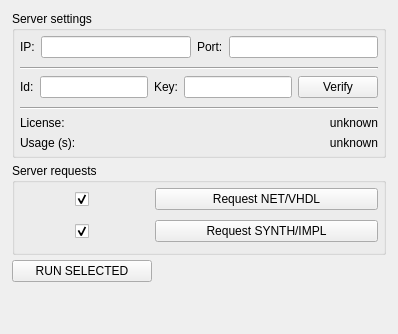
         <widget class="QWidget" name="tab_server">
          <property name="autoFillBackground">
           <bool>false</bool>
          </property>
          <attribute name="title">
           <string>SERVER</string>
          </attribute>
          <layout class="QVBoxLayout" name="verticalLayout">
           <property name="spacing">
            <number>5</number>
           </property>
           <property name="leftMargin">
            <number>12</number>
           </property>
           <property name="rightMargin">
            <number>12</number>
           </property>
           <property name="bottomMargin">
            <number>12</number>
           </property>
           <item>
            <widget class="QGroupBox" name="groupBox_9">
             <property name="title">
              <string>Server settings</string>
             </property>
             <layout class="QVBoxLayout" name="verticalLayout_11">
              <property name="spacing">
               <number>6</number>
              </property>
              <property name="leftMargin">
               <number>5</number>
              </property>
              <property name="topMargin">
               <number>5</number>
              </property>
              <property name="rightMargin">
               <number>5</number>
              </property>
              <property name="bottomMargin">
               <number>5</number>
              </property>
              <item>
               <widget class="QFrame" name="frame_8">
                <property name="frameShape">
                 <enum>QFrame::NoFrame</enum>
                </property>
                <property name="frameShadow">
                 <enum>QFrame::Raised</enum>
                </property>
                <layout class="QHBoxLayout" name="horizontalLayout_9">
                 <property name="leftMargin">
                  <number>0</number>
                 </property>
                 <property name="topMargin">
                  <number>0</number>
                 </property>
                 <property name="rightMargin">
                  <number>0</number>
                 </property>
                 <property name="bottomMargin">
                  <number>3</number>
                 </property>
                 <item>
                  <widget class="QLabel" name="label_5">
                   <property name="text">
                    <string>IP:</string>
                   </property>
                  </widget>
                 </item>
                 <item>
                  <widget class="QLineEdit" name="lineEdit_serverIP">
                   <property name="text">
                    <string/>
                   </property>
                  </widget>
                 </item>
                 <item>
                  <widget class="QLabel" name="label_6">
                   <property name="text">
                    <string>Port:</string>
                   </property>
                  </widget>
                 </item>
                 <item>
                  <widget class="QLineEdit" name="lineEdit_serverPort">
                   <property name="text">
                    <string/>
                   </property>
                  </widget>
                 </item>
                </layout>
               </widget>
              </item>
              <item>
               <widget class="Line" name="line_2">
                <property name="orientation">
                 <enum>Qt::Horizontal</enum>
                </property>
               </widget>
              </item>
              <item>
               <widget class="QFrame" name="frame_10">
                <property name="frameShape">
                 <enum>QFrame::NoFrame</enum>
                </property>
                <property name="frameShadow">
                 <enum>QFrame::Raised</enum>
                </property>
                <layout class="QHBoxLayout" name="horizontalLayout_10">
                 <property name="leftMargin">
                  <number>0</number>
                 </property>
                 <property name="topMargin">
                  <number>0</number>
                 </property>
                 <property name="rightMargin">
                  <number>0</number>
                 </property>
                 <property name="bottomMargin">
                  <number>3</number>
                 </property>
                 <item>
                  <widget class="QLabel" name="label_7">
                   <property name="text">
                    <string>Id:</string>
                   </property>
                  </widget>
                 </item>
                 <item>
                  <widget class="QLineEdit" name="lineEdit_workspaceId">
                   <property name="text">
                    <string/>
                   </property>
                  </widget>
                 </item>
                 <item>
                  <widget class="QLabel" name="label_8">
                   <property name="text">
                    <string>Key:</string>
                   </property>
                  </widget>
                 </item>
                 <item>
                  <widget class="QLineEdit" name="lineEdit_workspaceKey">
                   <property name="text">
                    <string/>
                   </property>
                   <property name="echoMode">
                    <enum>QLineEdit::Password</enum>
                   </property>
                  </widget>
                 </item>
                 <item>
                  <widget class="QPushButton" name="pushButton_serverVerify">
                   <property name="text">
                    <string>Verify</string>
                   </property>
                  </widget>
                 </item>
                </layout>
               </widget>
              </item>
              <item>
               <widget class="Line" name="line">
                <property name="orientation">
                 <enum>Qt::Horizontal</enum>
                </property>
               </widget>
              </item>
              <item>
               <widget class="QFrame" name="frame_7">
                <property name="frameShape">
                 <enum>QFrame::NoFrame</enum>
                </property>
                <property name="frameShadow">
                 <enum>QFrame::Raised</enum>
                </property>
                <layout class="QHBoxLayout" name="horizontalLayout_2">
                 <property name="leftMargin">
                  <number>0</number>
                 </property>
                 <property name="topMargin">
                  <number>0</number>
                 </property>
                 <property name="rightMargin">
                  <number>0</number>
                 </property>
                 <property name="bottomMargin">
                  <number>0</number>
                 </property>
                 <item>
                  <widget class="QLabel" name="label_11">
                   <property name="text">
                    <string>License:  </string>
                   </property>
                  </widget>
                 </item>
                 <item>
                  <widget class="QLabel" name="label_license">
                   <property name="text">
                    <string>unknown</string>
                   </property>
                   <property name="alignment">
                    <set>Qt::AlignRight|Qt::AlignTrailing|Qt::AlignVCenter</set>
                   </property>
                  </widget>
                 </item>
                </layout>
               </widget>
              </item>
              <item>
               <widget class="QFrame" name="frame_2">
                <property name="frameShape">
                 <enum>QFrame::NoFrame</enum>
                </property>
                <property name="frameShadow">
                 <enum>QFrame::Raised</enum>
                </property>
                <layout class="QHBoxLayout" name="horizontalLayout_11">
                 <property name="leftMargin">
                  <number>0</number>
                 </property>
                 <property name="topMargin">
                  <number>0</number>
                 </property>
                 <property name="rightMargin">
                  <number>0</number>
                 </property>
                 <property name="bottomMargin">
                  <number>0</number>
                 </property>
                 <item>
                  <widget class="QLabel" name="label_4">
                   <property name="text">
                    <string>Usage (s):  </string>
                   </property>
                   <property name="alignment">
                    <set>Qt::AlignLeading|Qt::AlignLeft|Qt::AlignVCenter</set>
                   </property>
                  </widget>
                 </item>
                 <item>
                  <widget class="QLabel" name="label_usage">
                   <property name="text">
                    <string>unknown</string>
                   </property>
                   <property name="alignment">
                    <set>Qt::AlignRight|Qt::AlignTrailing|Qt::AlignVCenter</set>
                   </property>
                  </widget>
                 </item>
                </layout>
               </widget>
              </item>
             </layout>
            </widget>
           </item>
           <item>
            <widget class="QGroupBox" name="groupBox_10">
             <property name="sizePolicy">
              <sizepolicy hsizetype="Preferred" vsizetype="Fixed">
               <horstretch>0</horstretch>
               <verstretch>0</verstretch>
              </sizepolicy>
             </property>
             <property name="autoFillBackground">
              <bool>false</bool>
             </property>
             <property name="title">
              <string>Server requests</string>
             </property>
             <layout class="QVBoxLayout" name="verticalLayout_13">
              <property name="spacing">
               <number>5</number>
              </property>
              <property name="leftMargin">
               <number>0</number>
              </property>
              <property name="topMargin">
               <number>5</number>
              </property>
              <property name="rightMargin">
               <number>5</number>
              </property>
              <property name="bottomMargin">
               <number>5</number>
              </property>
              <item>
               <widget class="QFrame" name="frame_14">
                <property name="frameShape">
                 <enum>QFrame::NoFrame</enum>
                </property>
                <property name="frameShadow">
                 <enum>QFrame::Raised</enum>
                </property>
                <layout class="QHBoxLayout" name="horizontalLayout_15">
                 <property name="spacing">
                  <number>0</number>
                 </property>
                 <property name="leftMargin">
                  <number>0</number>
                 </property>
                 <property name="topMargin">
                  <number>0</number>
                 </property>
                 <property name="rightMargin">
                  <number>0</number>
                 </property>
                 <property name="bottomMargin">
                  <number>0</number>
                 </property>
                 <item>
                  <widget class="QFrame" name="frame_22">
                   <property name="maximumSize">
                    <size>
                     <width>140</width>
                     <height>16777215</height>
                    </size>
                   </property>
                   <property name="frameShape">
                    <enum>QFrame::NoFrame</enum>
                   </property>
                   <property name="frameShadow">
                    <enum>QFrame::Raised</enum>
                   </property>
                   <layout class="QHBoxLayout" name="horizontalLayout_23">
                    <property name="leftMargin">
                     <number>0</number>
                    </property>
                    <property name="topMargin">
                     <number>0</number>
                    </property>
                    <property name="rightMargin">
                     <number>0</number>
                    </property>
                    <property name="bottomMargin">
                     <number>0</number>
                    </property>
                    <item>
                     <widget class="QCheckBox" name="checkBox_requestNetVhdl">
                      <property name="sizePolicy">
                       <sizepolicy hsizetype="Minimum" vsizetype="Expanding">
                        <horstretch>0</horstretch>
                        <verstretch>0</verstretch>
                       </sizepolicy>
                      </property>
                      <property name="maximumSize">
                       <size>
                        <width>20</width>
                        <height>16777215</height>
                       </size>
                      </property>
                      <property name="text">
                       <string/>
                      </property>
                      <property name="checked">
                       <bool>true</bool>
                      </property>
                     </widget>
                    </item>
                   </layout>
                  </widget>
                 </item>
                 <item>
                  <widget class="QPushButton" name="pushButton_requestNetVhdl">
                   <property name="text">
                    <string>Request NET/VHDL</string>
                   </property>
                  </widget>
                 </item>
                </layout>
               </widget>
              </item>
              <item>
               <widget class="QFrame" name="frame_11">
                <property name="frameShape">
                 <enum>QFrame::NoFrame</enum>
                </property>
                <property name="frameShadow">
                 <enum>QFrame::Raised</enum>
                </property>
                <layout class="QHBoxLayout" name="horizontalLayout_12">
                 <property name="spacing">
                  <number>0</number>
                 </property>
                 <property name="leftMargin">
                  <number>0</number>
                 </property>
                 <property name="topMargin">
                  <number>5</number>
                 </property>
                 <property name="rightMargin">
                  <number>0</number>
                 </property>
                 <property name="bottomMargin">
                  <number>5</number>
                 </property>
                 <item>
                  <widget class="QFrame" name="frame_21">
                   <property name="maximumSize">
                    <size>
                     <width>140</width>
                     <height>16777215</height>
                    </size>
                   </property>
                   <property name="frameShape">
                    <enum>QFrame::NoFrame</enum>
                   </property>
                   <property name="frameShadow">
                    <enum>QFrame::Raised</enum>
                   </property>
                   <layout class="QHBoxLayout" name="horizontalLayout_22">
                    <property name="leftMargin">
                     <number>0</number>
                    </property>
                    <property name="topMargin">
                     <number>0</number>
                    </property>
                    <property name="rightMargin">
                     <number>0</number>
                    </property>
                    <property name="bottomMargin">
                     <number>0</number>
                    </property>
                    <item>
                     <widget class="QCheckBox" name="checkBox_requestSynthImpl">
                      <property name="sizePolicy">
                       <sizepolicy hsizetype="Minimum" vsizetype="Expanding">
                        <horstretch>0</horstretch>
                        <verstretch>0</verstretch>
                       </sizepolicy>
                      </property>
                      <property name="maximumSize">
                       <size>
                        <width>20</width>
                        <height>16777215</height>
                       </size>
                      </property>
                      <property name="text">
                       <string/>
                      </property>
                      <property name="checked">
                       <bool>true</bool>
                      </property>
                     </widget>
                    </item>
                   </layout>
                  </widget>
                 </item>
                 <item>
                  <widget class="QPushButton" name="pushButton_requestSynthImpl">
                   <property name="text">
                    <string>Request SYNTH/IMPL</string>
                   </property>
                  </widget>
                 </item>
                </layout>
               </widget>
              </item>
             </layout>
            </widget>
           </item>
           <item>
            <widget class="QFrame" name="frame_17">
             <property name="frameShape">
              <enum>QFrame::NoFrame</enum>
             </property>
             <property name="frameShadow">
              <enum>QFrame::Raised</enum>
             </property>
             <layout class="QHBoxLayout" name="horizontalLayout_18">
              <property name="spacing">
               <number>5</number>
              </property>
              <property name="leftMargin">
               <number>0</number>
              </property>
              <property name="topMargin">
               <number>0</number>
              </property>
              <property name="rightMargin">
               <number>0</number>
              </property>
              <property name="bottomMargin">
               <number>0</number>
              </property>
              <item>
               <widget class="QPushButton" name="pushButton_serverRunSelected">
                <property name="minimumSize">
                 <size>
                  <width>140</width>
                  <height>0</height>
                 </size>
                </property>
                <property name="text">
                 <string>RUN SELECTED</string>
                </property>
               </widget>
              </item>
              <item>
               <spacer name="horizontalSpacer_2">
                <property name="orientation">
                 <enum>Qt::Horizontal</enum>
                </property>
                <property name="sizeHint" stdset="0">
                 <size>
                  <width>40</width>
                  <height>20</height>
                 </size>
                </property>
               </spacer>
              </item>
             </layout>
            </widget>
           </item>
           <item>
            <spacer name="verticalSpacer">
             <property name="orientation">
              <enum>Qt::Vertical</enum>
             </property>
             <property name="sizeHint" stdset="0">
              <size>
               <width>20</width>
               <height>40</height>
              </size>
             </property>
            </spacer>
           </item>
          </layout>
         </widget>
